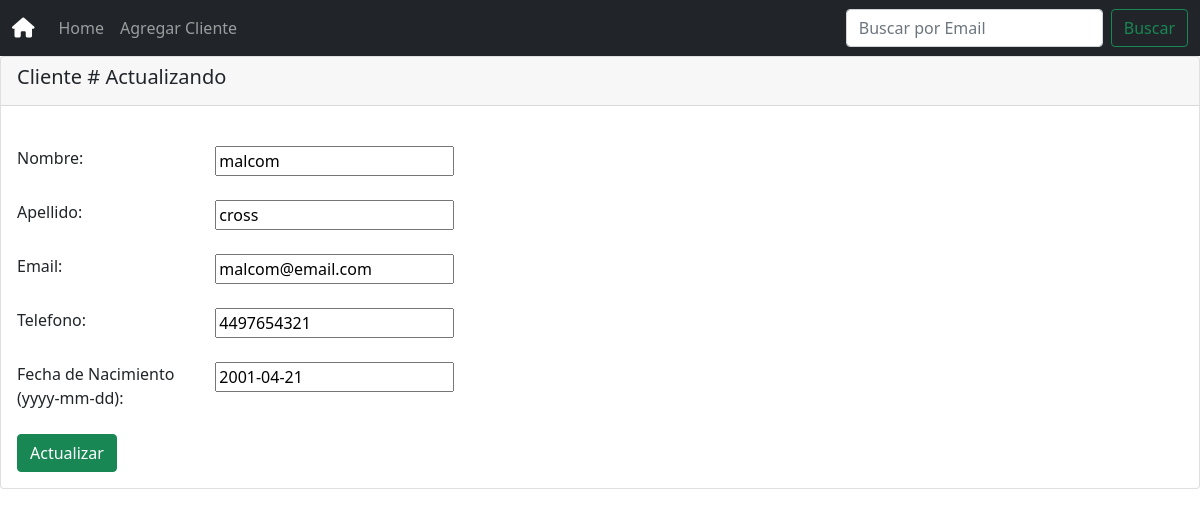
Page /actualizar/3 on the committed database.
### clientes/models.py (models this page shows, shortened)
class Cliente(models.Model):
    nombre = models.CharField(null=False,max_length=255)
    apellido = models.CharField(null=True,max_length=255)
    nacimiento = models.DateField(null=True)
    telefono = models.CharField(null=True,max_length=255)
    email = models.EmailField(null=False,max_length=255)
    class Meta:
        db_table = 'Cliente'

### clientes/views.py (the view, shortened to what this page needs)
# urls.py: path('actualizar/<int:pk>', views.Update_View.as_view(),name="update"),
class Update_View(UpdateView):
    model = Cliente
    template_name = 'actualizacion.html'
    context_object_name = 'client'
    fields = ('nombre','apellido','nacimiento','email','telefono',)

### clientes/templates/actualizacion.html (shortened to what this page needs)
{% extends "land_page.html" %}
{% block content %}
    <div class="card">
        <div class="card-header">
            <h5 class="card-title">Cliente #{{book.id}} Actualizando</h5>
        </div>
        <div class="card-body">
            <form method="post">
                <div class="row mt-4">
                    <div class="col-2">
                        <label for="id_nombre">Nombre:</label>
                    </div>
                    <div class="col-6">
                        {{form.nombre}}
                    </div>
                </div>
                <div class="row mt-4">
                    <div class="col-2">
                        <label for="id_apellido">Apellido:</label>
                    </div>
                    <div class="col-6">
                        {{form.apellido}}
                    </div>
                </div>
                <div class="row mt-4">
                    <div class="col-2">
                        <label for="id_email">Email:</label>
                    </div>
                    <div class="col-6">
                        {{form.email}}
                    </div>
                </div>
                <div class="row mt-4">
                    <div class="col-2">
                        <label for="id_telefono">Telefono:</label>
                    </div>
                    <div class="col-6">
                        {{form.telefono}}
                    </div>
                </div>
                <div class="row mt-4">
                    <div class="col-2">
                        <label for="id_nacimiento">Fecha de Nacimiento (yyyy-mm-dd):</label>
                    </div>
                    <div class="col-6">
                        {{form.nacimiento}}
                    </div>
                </div>
                <button type="submit" class="btn btn-success mt-4">Actualizar</button>
            </form>
        </div>
    </div>
{% endblock content %}

### rows in the picture
Cliente: nombre "malcom", apellido "cross", email "malcom@email.com", telefono "4497654321", nacimiento "2001-04-21"
